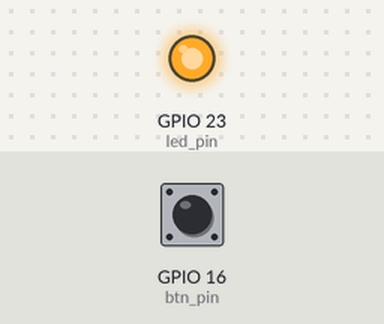
Simulated run of this program. Board: Raspberry Pi (BCM pin numbers). On the bench: output pins drawn as LEDs (lit = HIGH). The test bench sets the inputs (shaded band); at power-on: GPIO 16 (btn_pin) LOW.

Above: at 1.2 s.
1.3 s: GPIO 16 (btn_pin) pulled HIGH for 0.15 s
At 1.37 s:
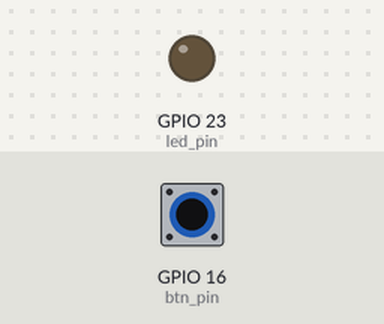
2.9 s: GPIO 16 (btn_pin) pulled HIGH for 3.2 s
At 7.1 s:
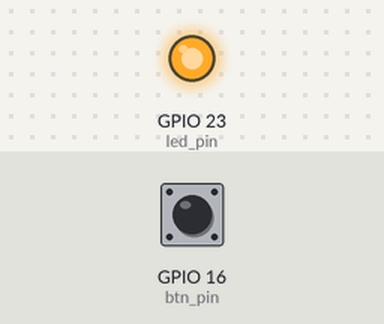
Timing chart, 0 to 8.6 s (numbered marks = the images above; inputs shaded):
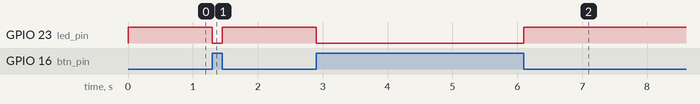

Measured:
- after the input at 1.3 s, GPIO 23 (led_pin): HIGH → LOW at once, → HIGH 0.15 s later
- after the input at 2.9 s, GPIO 23 (led_pin): HIGH → LOW at once, → HIGH 3.2 s later

The program:

ACT02.py
```python
import time #load time library
import RPi.GPIO as  GPIO #load  GPIO library

led_pin = 23 # Pin definitions
btn_pin = 16 # Pin definitions

GPIO.setwarnings(False) # Suppress warnings
GPIO.setmode(GPIO.BCM) # Use "Gpio" pin numbering
GPIO.setup(led_pin, GPIO.OUT) # Set LED pin as output
GPIO.setup(btn_pin, GPIO.IN) # Set Button pin as input

# Light up LED when Button is pressed
while True:
    if GPIO.input(btn_pin):
        GPIO.output(led_pin, GPIO.LOW)
    else:
        GPIO.output(led_pin, GPIO.HIGH)

GPIO.cleanup() #reset the pin's statuses to their default states
```
